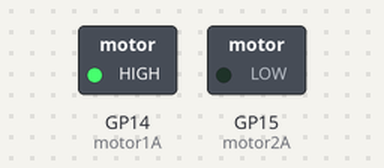
Recording of a program running on a simulated Raspberry Pi Pico running MicroPython. Shown: switched loads named in the program (green lamp = pin HIGH).

Above: at 0.5 s.
At 2.5 s:
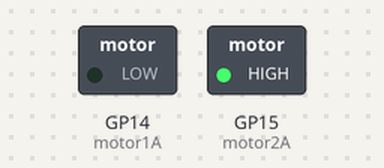
At 3.5 s:
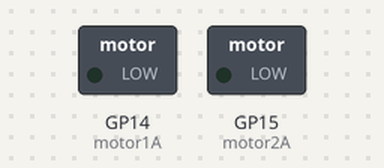
Timing chart, 0 to 5.2 s (numbered marks = the images above):
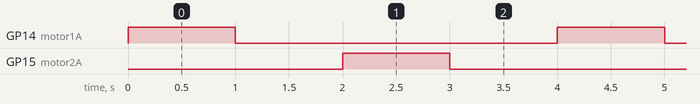

Measured:
- by itself, GP14 (motor1A), GP15 (motor2A): alternates HIGH for 1.0 s and LOW for 3.0 s
- by itself, everything shown: repeats every 4.0 s, in 4 steps

The program:

2.5_motor_and_fan.py
```python
import machine
import utime


motor1A = machine.Pin(14, machine.Pin.OUT)
motor2A = machine.Pin(15, machine.Pin.OUT)

def clockwise():
    motor1A.high()
    motor2A.low()

def anticlockwise():
    motor1A.low()
    motor2A.high()

def stopMotor():
    motor1A.low()
    motor2A.low()

while True:
    clockwise()
    utime.sleep(1)
    stopMotor()
    utime.sleep(1)
    anticlockwise()
    utime.sleep(1)
    stopMotor()
    utime.sleep(1)
```
